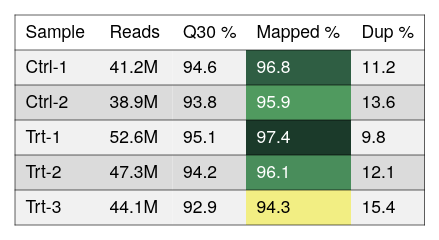

Vega-Lite specification stored for this chart:
### Vega-Lite specification from a JSON file in a GitHub repository (floating-point values rounded to 4 significant figures)
{"background": null, "config": {"arc": {"fill": "#DBDBDB", "fillOpacity": 1.0, "innerRadius": 25.0, "padAngle": 0.03, "stroke": "black", "strokeOpacity": 1, "strokeWidth": 0.25}, "area": {"fill": "#DBDBDB", "fillOpacity": 1.0, "stroke": "black", "strokeOpacity": 1, "strokeWidth": 0.25}, "axis": {"domain": true, "domainCap": "round", "domainColor": "black", "domainWidth": 0.25, "grid": false, "gridCap": "round", "gridColor": "#F1F1F1", "gridDash": [0, 0], "gridOpacity": 1.0, "gridWidth": 0.25, "labelColor": "black", "labelFont": "Helvetica Neue", "labelFontSize": 7, "labelFontStyle": "normal", "labelFontWeight": 400, "offset": 4.5, "ticks": true, "tickCap": "round", "tickColor": "black", "tickRound": false, "tickSize": 3, "tickWidth": 0.25, "titleColor": "black", "titleFont": "Helvetica Neue", "titleFontSize": 7, "titleFontStyle": "normal", "titleFontWeight": 400}, "axisX": {"domain": true, "labelAlign": "center", "labelAngle": 0, "labels": true, "ticks": true, "translate": 0}, "axisY": {"domain": true, "labelAlign": "right", "labelAngle": 0, "labels": true, "ticks": true, "translate": 0}, "axisRight": {"domain": true, "labelAlign": "left", "labelAngle": 0, "labels": true, "ticks": true, "translate": 0}, "axisTop": {"domain": true, "labelAlign": "center", "labelAngle": 0, "labels": true, "ticks": true, "translate": 0}, "axisBand": {"tickOffset": 0}, "bar": {"fill": "#DBDBDB", "fillOpacity": 1.0, "stroke": "black", "strokeOpacity": 1, "strokeWidth": 0.25}, "boxplot": {"size": 9.0, "ticks": {"cornerRadius": 0.25, "fill": "black", "opacity": 1, "size": 4.5, "thickness": 0.25}, "box": {"fillOpacity": 1.0, "stroke": "black", "strokeOpacity": 1, "strokeWidth": 0.25}, "median": {"cornerRadius": 0, "fill": "black", "fillOpacity": 1.0, "opacity": 1, "size": 9.0, "thickness": 0.25}, "rule": {"fill": "black", "fillOpacity": 1.0, "size": 10.0, "stroke": "black", "strokeDash": [0, 0], "strokeOpacity": 1, "strokeWidth": 0.25}, "outliers": {"color": "black", "fill": "black", "fillOpacity": 1.0, "size": 0, "stroke": "black", "strokeOpacity": 1, "strokeWidth": 0.25}}, "circle": {"fill": "black", "fillOpacity": 1.0, "size": 0.5, "stroke": null, "strokeOpacity": 1, "strokeWidth": 0.25}, "errorband": {"band": {"fillOpacity": 0.6, "stroke": null, "strokeWidth": 0.25, "strokeOpacity": 1}, "borders": {"opacity": 0, "strokeOpacity": 0.25, "strokeWidth": 1}}, "errorbar": {"opacity": 1, "rule": {"strokeDash": [0, 0], "strokeWidth": 0.25}, "ticks": {"color": "black", "cornerRadius": 0.125, "opacity": 1, "size": 6.0, "thickness": 0.25}, "thickness": 0.25}, "font": "Helvetica Neue", "geoshape": {"fill": "#DBDBDB", "fillOpacity": 1.0, "stroke": "black", "strokeOpacity": 1, "strokeWidth": 0.25}, "header": {"labelColor": "black", "labelFont": "Helvetica Neue", "labelFontSize": 7, "labelFontStyle": "normal", "labelFontWeight": 400, "titleColor": "black", "titleFont": "Helvetica Neue", "titleFontSize": 7, "titleFontStyle": "normal", "titleFontWeight": 400, "titlePadding": 0}, "legend": {"disable": false, "offset": 4.5, "titlePadding": 4, "labelOffset": 2, "gradientLabelOffset": 2, "gradientLength": 50.0, "gradientThickness": 5.0, "gradientOpacity": 1.0, "gradientStrokeColor": "black", "gradientStrokeWidth": 0.25, "labelColor": "black", "labelFont": "Helvetica Neue", "labelFontSize": 7, "labelFontStyle": "normal", "labelFontWeight": 400, "strokeColor": "black", "strokeWidth": 0, "symbolSize": 42, "symbolStrokeColor": "black", "symbolStrokeWidth": 0.25, "titleColor": "black", "titleFont": "Helvetica Neue", "titleFontSize": 7, "titleFontStyle": "normal", "titleFontWeight": 400}, "line": {"color": "black", "stroke": "black", "strokeCap": "round", "strokeDash": [0, 0], "strokeOpacity": 1, "strokeWidth": 0.375}, "point": {"filled": true, "fill": "#DBDBDB", "fillOpacity": 1.0, "size": 5.0, "stroke": "black", "strokeOpacity": 1, "strokeWidth": 0.25}, "range": {"category": ["#C6D9F1", "#F1C9CB", "#FEF0B9", "#CEE37A", "#7AA8E0", "#E589A3", "#FDDD5D", "#68B961", "#4177B1", "#C35082", "#E5C227", "#438156"], "diverging": {"scheme": ["#C35082", "#CE6D94", "#D989A7", "#E2A4BA", "#EABFCE", "#F1DBE2", "#F6F6F6", "#D7E0EB", "#B9CBE0", "#9BB6D5", "#7DA1C9", "#5F8CBD", "#4177B1"]}, "heatmap": {"scheme": ["#32022B", "#43044D", "#4C196E", "#4D338C", "#484DA6", "#3A68BB", "#1D83CA", "#1D9CCB", "#23B5C9", "#28CDC5", "#4DE0B4", "#91EE9F"]}, "ordinal": {"scheme": ["#F1F1F1", "#DBDBDB", "#C6C6C6", "#B2B2B2", "#9D9D9D", "#898989", "#767676", "#636363", "#515151", "#404040", "#2F2F2F", "#1F1F1F"]}, "ramp": {"scheme": ["#32022B", "#43044D", "#4C196E", "#4D338C", "#484DA6", "#3A68BB", "#1D83CA", "#1D9CCB", "#23B5C9", "#28CDC5", "#4DE0B4", "#91EE9F"]}}, "rule": {"color": "black", "stroke": "black", "strokeCap": "round", "strokeDash": [2, 2], "strokeOpacity": 1, "strokeWidth": 0.25}, "scale": {"bandPaddingInner": 0.1, "bandPaddingOuter": 0.1, "round": false}, "rect": {"fill": "#DBDBDB", "fillOpacity": 1.0, "stroke": "black", "strokeOpacity": 1, "strokeWidth": 0.25}, "square": {"fill": "#DBDBDB", "fillOpacity": 1.0, "size": 10.0, "stroke": "black", "strokeOpacity": 1, "strokeWidth": 0.25}, "text": {"color": "black", "font": "Helvetica Neue", "fontSize": 7, "fontStyle": "normal", "fontWeight": 400}, "tick": {"color": "black", "cornerRadius": 0.125, "opacity": 1.0, "size": 9.0, "thickness": 0.25}, "title": {"anchor": "middle", "frame": "group", "color": "black", "font": "Helvetica Neue", "fontSize": 7, "fontStyle": "normal", "fontWeight": 400, "subtitleColor": "black", "subtitleFont": "Helvetica Neue", "subtitleFontSize": "Helvetica Neue", "subtitleFontStyle": "normal", "subtitleFontWeight": 400}, "trail": {"color": "black", "opacity": 1, "size": 0.375}, "view": {"continuousWidth": 100, "continuousHeight": 100, "discreteWidth": 100, "discreteHeight": 100, "fill": null, "stroke": null, "strokeWidth": 0.25}}, "layer": [{"data": {"name": "data-91056f8938c756990760b3ee3ffbadab"}, "mark": {"type": "rect", "fill": "#F1F1F1", "stroke": null, "strokeWidth": 0}, "encoding": {"x": {"value": 0}, "x2": {"value": 33.6}, "y": {"axis": null, "field": "__rowidx", "scale": {"domain": [1, 2, 3, 4, 5], "paddingInner": 0, "paddingOuter": 0, "range": [14, 84]}, "type": "ordinal"}}, "transform": [{"window": [{"op": "row_number", "field": "", "as": "__rowidx"}]}, {"filter": "(datum.__rowidx - 1) % 2 == 0"}]}, {"data": {"name": "data-91056f8938c756990760b3ee3ffbadab"}, "mark": {"type": "rect", "fill": "#DBDBDB", "stroke": null, "strokeWidth": 0}, "encoding": {"x": {"value": 0}, "x2": {"value": 33.6}, "y": {"axis": null, "field": "__rowidx", "scale": {"domain": [1, 2, 3, 4, 5], "paddingInner": 0, "paddingOuter": 0, "range": [14, 84]}, "type": "ordinal"}}, "transform": [{"window": [{"op": "row_number", "field": "", "as": "__rowidx"}]}, {"filter": "(datum.__rowidx - 1) % 2 == 1"}]}, {"data": {"name": "data-91056f8938c756990760b3ee3ffbadab"}, "mark": {"type": "rect", "fill": "#F1F1F1", "stroke": null, "strokeWidth": 0}, "encoding": {"x": {"value": 33.6}, "x2": {"value": 63.0}, "y": {"axis": null, "field": "__rowidx", "scale": {"domain": [1, 2, 3, 4, 5], "paddingInner": 0, "paddingOuter": 0, "range": [14, 84]}, "type": "ordinal"}}, "transform": [{"window": [{"op": "row_number", "field": "", "as": "__rowidx"}]}, {"filter": "(datum.__rowidx - 1) % 2 == 0"}]}, {"data": {"name": "data-91056f8938c756990760b3ee3ffbadab"}, "mark": {"type": "rect", "fill": "#DBDBDB", "stroke": null, "strokeWidth": 0}, "encoding": {"x": {"value": 33.6}, "x2": {"value": 63.0}, "y": {"axis": null, "field": "__rowidx", "scale": {"domain": [1, 2, 3, 4, 5], "paddingInner": 0, "paddingOuter": 0, "range": [14, 84]}, "type": "ordinal"}}, "transform": [{"window": [{"op": "row_number", "field": "", "as": "__rowidx"}]}, {"filter": "(datum.__rowidx - 1) % 2 == 1"}]}, {"data": {"name": "data-91056f8938c756990760b3ee3ffbadab"}, "mark": {"type": "rect", "fill": "#F1F1F1", "stroke": null, "strokeWidth": 0}, "encoding": {"x": {"value": 63.0}, "x2": {"value": 92.4}, "y": {"axis": null, "field": "__rowidx", "scale": {"domain": [1, 2, 3, 4, 5], "paddingInner": 0, "paddingOuter": 0, "range": [14, 84]}, "type": "ordinal"}}, "transform": [{"window": [{"op": "row_number", "field": "", "as": "__rowidx"}]}, {"filter": "(datum.__rowidx - 1) % 2 == 0"}]}, {"data": {"name": "data-91056f8938c756990760b3ee3ffbadab"}, "mark": {"type": "rect", "fill": "#DBDBDB", "stroke": null, "strokeWidth": 0}, "encoding": {"x": {"value": 63.0}, "x2": {"value": 92.4}, "y": {"axis": null, "field": "__rowidx", "scale": {"domain": [1, 2, 3, 4, 5], "paddingInner": 0, "paddingOuter": 0, "range": [14, 84]}, "type": "ordinal"}}, "transform": [{"window": [{"op": "row_number", "field": "", "as": "__rowidx"}]}, {"filter": "(datum.__rowidx - 1) % 2 == 1"}]}, {"data": {"name": "data-91056f8938c756990760b3ee3ffbadab"}, "mark": {"type": "rect", "fill": "#F1F1F1", "stroke": null, "strokeWidth": 0}, "encoding": {"x": {"value": 92.4}, "x2": {"value": 134.4}, "y": {"axis": null, "field": "__rowidx", "scale": {"domain": [1, 2, 3, 4, 5], "paddingInner": 0, "paddingOuter": 0, "range": [14, 84]}, "type": "ordinal"}}, "transform": [{"window": [{"op": "row_number", "field": "", "as": "__rowidx"}]}, {"filter": "(datum.__rowidx - 1) % 2 == 0"}]}, {"data": {"name": "data-91056f8938c756990760b3ee3ffbadab"}, "mark": {"type": "rect", "fill": "#DBDBDB", "stroke": null, "strokeWidth": 0}, "encoding": {"x": {"value": 92.4}, "x2": {"value": 134.4}, "y": {"axis": null, "field": "__rowidx", "scale": {"domain": [1, 2, 3, 4, 5], "paddingInner": 0, "paddingOuter": 0, "range": [14, 84]}, "type": "ordinal"}}, "transform": [{"window": [{"op": "row_number", "field": "", "as": "__rowidx"}]}, {"filter": "(datum.__rowidx - 1) % 2 == 1"}]}, {"data": {"name": "data-91056f8938c756990760b3ee3ffbadab"}, "mark": {"type": "rect", "fill": "#F1F1F1", "stroke": null, "strokeWidth": 0}, "encoding": {"x": {"value": 134.4}, "x2": {"value": 163.8}, "y": {"axis": null, "field": "__rowidx", "scale": {"domain": [1, 2, 3, 4, 5], "paddingInner": 0, "paddingOuter": 0, "range": [14, 84]}, "type": "ordinal"}}, "transform": [{"window": [{"op": "row_number", "field": "", "as": "__rowidx"}]}, {"filter": "(datum.__rowidx - 1) % 2 == 0"}]}, {"data": {"name": "data-91056f8938c756990760b3ee3ffbadab"}, "mark": {"type": "rect", "fill": "#DBDBDB", "stroke": null, "strokeWidth": 0}, "encoding": {"x": {"value": 134.4}, "x2": {"value": 163.8}, "y": {"axis": null, "field": "__rowidx", "scale": {"domain": [1, 2, 3, 4, 5], "paddingInner": 0, "paddingOuter": 0, "range": [14, 84]}, "type": "ordinal"}}, "transform": [{"window": [{"op": "row_number", "field": "", "as": "__rowidx"}]}, {"filter": "(datum.__rowidx - 1) % 2 == 1"}]}, {"data": {"name": "data-91056f8938c756990760b3ee3ffbadab"}, "mark": {"type": "rect", "stroke": null, "strokeWidth": 0}, "encoding": {"color": {"field": "mapped", "legend": null, "scale": {"domain": [94.3, 97.4], "range": ["#F2EE83", "#CEE37A", "#ACD770", "#8AC867", "#68B961", "#58A761", "#4D945E", "#438156", "#396E4D", "#2E5C42", "#244B36", "#1B3A2A"]}, "type": "quantitative"}, "x": {"value": 92.4}, "x2": {"value": 134.4}, "y": {"axis": null, "field": "__rowidx", "scale": {"domain": [1, 2, 3, 4, 5], "paddingInner": 0, "paddingOuter": 0, "range": [14, 84]}, "type": "ordinal"}}, "transform": [{"window": [{"op": "row_number", "field": "", "as": "__rowidx"}]}]}, {"data": {"values": [{"__dysonsphere__": 1}]}, "mark": {"type": "rule", "color": "black", "strokeDash": [0, 0], "strokeWidth": 0.25}, "encoding": {"x": {"value": 0}, "x2": {"value": 163.8}, "y": {"value": 14}}}, {"data": {"values": [{"__dysonsphere__": 1}]}, "mark": {"type": "rule", "color": "black", "strokeDash": [0, 0], "strokeWidth": 0.25}, "encoding": {"x": {"value": 0}, "x2": {"value": 163.8}, "y": {"value": 28}}}, {"data": {"values": [{"__dysonsphere__": 1}]}, "mark": {"type": "rule", "color": "black", "strokeDash": [0, 0], "strokeWidth": 0.25}, "encoding": {"x": {"value": 0}, "x2": {"value": 163.8}, "y": {"value": 42}}}, {"data": {"values": [{"__dysonsphere__": 1}]}, "mark": {"type": "rule", "color": "black", "strokeDash": [0, 0], "strokeWidth": 0.25}, "encoding": {"x": {"value": 0}, "x2": {"value": 163.8}, "y": {"value": 56}}}, {"data": {"values": [{"__dysonsphere__": 1}]}, "mark": {"type": "rule", "color": "black", "strokeDash": [0, 0], "strokeWidth": 0.25}, "encoding": {"x": {"value": 0}, "x2": {"value": 163.8}, "y": {"value": 70}}}, {"data": {"values": [{"__dysonsphere__": 1}]}, "mark": {"type": "rule", "color": "black", "strokeDash": [0, 0], "strokeWidth": 0.25}, "encoding": {"x": {"value": 0}, "x2": {"value": 163.8}, "y": {"value": 0}}}, {"data": {"values": [{"__dysonsphere__": 1}]}, "mark": {"type": "rule", "color": "black", "strokeDash": [0, 0], "strokeWidth": 0.25}, "encoding": {"x": {"value": 0}, "x2": {"value": 163.8}, "y": {"value": 84}}}, {"data": {"values": [{"__dysonsphere__": 1}]}, "mark": {"type": "rule", "color": "black", "strokeDash": [0, 0], "strokeWidth": 0.25}, "encoding": {"x": {"value": 0}, "y": {"value": 0}, "y2": {"value": 84}}}, {"data": {"values": [{"__dysonsphere__": 1}]}, "mark": {"type": "rule", "color": "black", "strokeDash": [0, 0], "strokeWidth": 0.25}, "encoding": {"x": {"value": 163.8}, "y": {"value": 0}, "y2": {"value": 84}}}, {"data": {"name": "data-91056f8938c756990760b3ee3ffbadab"}, "mark": {"type": "text", "align": "left", "baseline": "middle", "fontSize": 7}, "encoding": {"text": {"field": "sample", "type": "nominal"}, "x": {"value": 4.2}, "y": {"axis": null, "bandPosition": 0.5, "field": "__rowidx", "scale": {"domain": [1, 2, 3, 4, 5], "paddingInner": 0, "paddingOuter": 0, "range": [14, 84]}, "type": "ordinal"}}, "transform": [{"window": [{"op": "row_number", "field": "", "as": "__rowidx"}]}]}, {"data": {"name": "data-91056f8938c756990760b3ee3ffbadab"}, "mark": {"type": "text", "align": "left", "baseline": "middle", "fontSize": 7}, "encoding": {"text": {"field": "reads", "format": "~s", "type": "quantitative"}, "x": {"value": 37.8}, "y": {"axis": null, "bandPosition": 0.5, "field": "__rowidx", "scale": {"domain": [1, 2, 3, 4, 5], "paddingInner": 0, "paddingOuter": 0, "range": [14, 84]}, "type": "ordinal"}}, "transform": [{"window": [{"op": "row_number", "field": "", "as": "__rowidx"}]}]}, {"data": {"name": "data-91056f8938c756990760b3ee3ffbadab"}, "mark": {"type": "text", "align": "left", "baseline": "middle", "fontSize": 7}, "encoding": {"text": {"field": "q30", "format": ".1f", "type": "quantitative"}, "x": {"value": 67.2}, "y": {"axis": null, "bandPosition": 0.5, "field": "__rowidx", "scale": {"domain": [1, 2, 3, 4, 5], "paddingInner": 0, "paddingOuter": 0, "range": [14, 84]}, "type": "ordinal"}}, "transform": [{"window": [{"op": "row_number", "field": "", "as": "__rowidx"}]}]}, {"data": {"name": "data-91056f8938c756990760b3ee3ffbadab"}, "mark": {"type": "text", "align": "left", "baseline": "middle", "fontSize": 7}, "encoding": {"color": {"field": "__tc_3", "scale": null, "type": "nominal"}, "text": {"field": "mapped", "format": ".1f", "type": "quantitative"}, "x": {"value": 96.6}, "y": {"axis": null, "bandPosition": 0.5, "field": "__rowidx", "scale": {"domain": [1, 2, 3, 4, 5], "paddingInner": 0, "paddingOuter": 0, "range": [14, 84]}, "type": "ordinal"}}, "transform": [{"window": [{"op": "row_number", "field": "", "as": "__rowidx"}]}, {"calculate": "datum['mapped'] < 95.28636363636363 ? 'black' : 'white'", "as": "__tc_3"}]}, {"data": {"name": "data-91056f8938c756990760b3ee3ffbadab"}, "mark": {"type": "text", "align": "left", "baseline": "middle", "fontSize": 7}, "encoding": {"text": {"field": "dup", "format": ".1f", "type": "quantitative"}, "x": {"value": 138.6}, "y": {"axis": null, "bandPosition": 0.5, "field": "__rowidx", "scale": {"domain": [1, 2, 3, 4, 5], "paddingInner": 0, "paddingOuter": 0, "range": [14, 84]}, "type": "ordinal"}}, "transform": [{"window": [{"op": "row_number", "field": "", "as": "__rowidx"}]}]}, {"data": {"values": [{"__dysonsphere__": 1}]}, "mark": {"type": "text", "align": "left", "baseline": "middle", "fontSize": 7, "fontStyle": "bold"}, "encoding": {"text": {"value": "Sample"}, "x": {"value": 4.2}, "y": {"value": 7.0}}}, {"data": {"values": [{"__dysonsphere__": 1}]}, "mark": {"type": "text", "align": "left", "baseline": "middle", "fontSize": 7, "fontStyle": "bold"}, "encoding": {"text": {"value": "Reads"}, "x": {"value": 37.8}, "y": {"value": 7.0}}}, {"data": {"values": [{"__dysonsphere__": 1}]}, "mark": {"type": "text", "align": "left", "baseline": "middle", "fontSize": 7, "fontStyle": "bold"}, "encoding": {"text": {"value": "Q30 %"}, "x": {"value": 67.2}, "y": {"value": 7.0}}}, {"data": {"values": [{"__dysonsphere__": 1}]}, "mark": {"type": "text", "align": "left", "baseline": "middle", "fontSize": 7, "fontStyle": "bold"}, "encoding": {"text": {"value": "Mapped %"}, "x": {"value": 96.6}, "y": {"value": 7.0}}}, {"data": {"values": [{"__dysonsphere__": 1}]}, "mark": {"type": "text", "align": "left", "baseline": "middle", "fontSize": 7, "fontStyle": "bold"}, "encoding": {"text": {"value": "Dup %"}, "x": {"value": 138.6}, "y": {"value": 7.0}}}], "height": 84, "resolve": {"scale": {"color": "independent"}}, "view": {"fill": null, "stroke": null}, "width": 163.8, "$schema": "https://vega.github.io/schema/vega-lite/v6.4.1.json", "datasets": {"data-91056f8938c756990760b3ee3ffbadab": [{"sample": "Ctrl-1", "reads": 41200000, "q30": 94.6, "mapped": 96.8, "dup": 11.2}, {"sample": "Ctrl-2", "reads": 38900000, "q30": 93.8, "mapped": 95.9, "dup": 13.6}, {"sample": "Trt-1", "reads": 52600000, "q30": 95.1, "mapped": 97.4, "dup": 9.8}, {"sample": "Trt-2", "reads": 47300000, "q30": 94.2, "mapped": 96.1, "dup": 12.1}, {"sample": "Trt-3", "reads": 44100000, "q30": 92.9, "mapped": 94.3, "dup": 15.4}]}}
